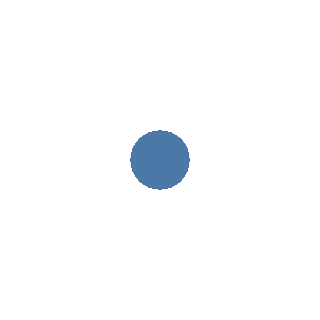

Write notebook code for a chart like this one.
### Markdown cell above
Let's go back to our tiny chart that did not encode the `x` or `y` channels, but this time we will pass the cars DataFrame.  It looks the same as when we did not pass any data, but this time, let's add a tooltip.

### Code cell
alt.Chart(df).mark_circle().encode(tooltip=["Name", "Weight_in_lbs","Miles_per_Gallon" ])

### Figure 1 — Vega-Lite specification as saved in the notebook (floating-point values rounded to 4 significant figures; data arrays with more than 128 entries replaced by an {"elided": "..."} marker saying what was removed)
{"config": {"view": {"continuousWidth": 300, "continuousHeight": 300}}, "data": {"name": "data-583e73726c1545c56c203344161a975c"}, "mark": {"type": "circle"}, "encoding": {"tooltip": [{"field": "Name", "type": "nominal"}, {"field": "Weight_in_lbs", "type": "quantitative"}, {"field": "Miles_per_Gallon", "type": "quantitative"}]}, "$schema": "https://vega.github.io/schema/vega-lite/v5.20.1.json", "datasets": {"data-583e73726c1545c56c203344161a975c": {"elided": "406 records"}}}
